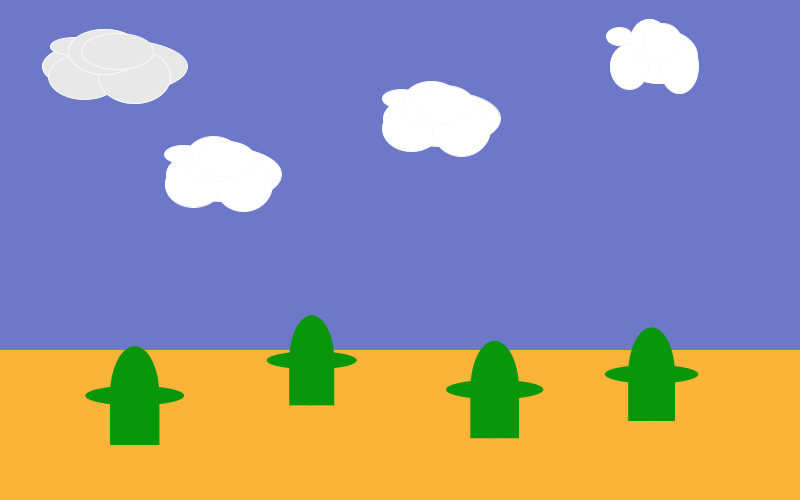
Frame 1 (no input)
Frame 60 (the mouse pressed at the canvas centre just before this capture): identical to frame 1, image omitted
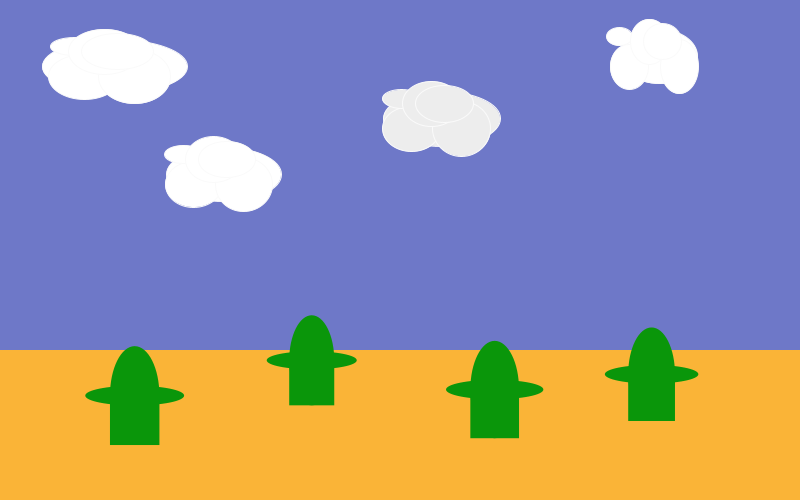
Frame 120 (the mouse held since frame 60 and released just before this capture)

The Processing sketch that drew these frames (run headless with seeded random() and noise(); from frame 60 on, the mouse is pressed at the canvas centre):

// Processing sketch: processing_73127
// ── processing_73127.pde

//*****************************************
//*Assignment 3
//*Bryce Lewis
//*bklewis@brynmawr.edu
//*CS 110 - Section 1
//*10/3/2012
//*This program draws a desert with cacti and clouds.
//*When the mouse is over the sky, it grows dim.
//*When the mouse approaches a cloud, it darkens.
//*Clicking a cloud creates lightning.
//*****************************************

//cloud and lightning variables
float x = random(50,150);
float y = random(20,200);
float objectWidth = random(50,150);
float objectHeight = objectWidth/4;

float x2 = random(200,300);
float y2 = random(20,200);
float objectWidth2 = random(75,200);
float objectHeight2 = objectWidth/4;

float x3 = random(350,550);
float y3 = random(20,200);
float objectWidth3 = random(75,200);
float objectHeight3 = objectWidth/4;

float x4 = random(650,750);
float y4 = random(20,200);
float objectWidth4 = random(75,200);
float objectHeight4 = objectWidth/4;

//cactus variables
float a = random(100,200);
float b = random(350,450);
float objectWidthc = b/8;
float objectHeightc = objectWidthc*2;

float a2 = random(250,350);
float b2 = random(350,450);
float objectWidthc2 = b2/8;
float objectHeightc2 = objectWidthc2*2;

float a3 = random(400,500);
float b3 = random(350,450);
float objectWidthc3 = b3/8;
float objectHeightc3 = objectWidthc3*2;

float a4 = random(650,750);
float b4 = random(350,450);
float objectWidthc4 = b4/8;
float objectHeightc4 = objectWidthc4*2;


//set up of desert
void setup(){
  frameRate(20);
  size(800,500);
  background(250,200,0);
  noStroke();
  smooth();
}


//the sky is dark or clear
void draw(){
  noStroke();
  if(mouseY>-1){
  background(250,180,55);
  
  if(mouseY>350){
    fill(80,190,255);
  }
   else if(mouseY<351){
      fill(110,120,200);
    }
  rect(0,0,800,350);
  }

  //calling cloud functions
  drawCloud(x,y,objectWidth,objectHeight);
  drawCloud(x2,y2,objectWidth2,objectHeight2);
  drawCloud(x3,y3,objectWidth3,objectHeight3);
  drawCloud(x4,y4,objectWidth4,objectHeight4);
  
  //calling cactus functions
  drawCactus(a,b,objectWidthc,objectHeightc);
  drawCactus(a2,b2,objectWidthc2,objectHeightc2);
  drawCactus(a3,b3,objectWidthc3,objectHeightc3);
  drawCactus(a4,b4,objectWidthc4,objectHeightc4);
}

//lightning appears for the cloud that is clicked
void mousePressed(){
  if ((mouseX > x-objectWidth/2) && (mouseX < x + objectWidth/2)
  && (mouseY > y-objectHeight) && (mouseY < y + objectHeight)){
    drawLightning(x,y,objectWidth,objectHeight);
    drawCloud(x,y,objectWidth,objectHeight);
  }
  else if((mouseX > x2-objectWidth2/2) && (mouseX < x2 + objectWidth2/2)
  && (mouseY > y2-objectHeight2) && (mouseY < y2 + objectHeight2)){
    drawLightning(x2,y2,objectWidth2,objectHeight2);
    drawCloud(x2,y2,objectWidth2,objectHeight2);
  }
  else if((mouseX > x3-objectWidth3/2) && (mouseX < x3 + objectWidth3/2)
  && (mouseY > y3-objectHeight3) && (mouseY < y3 + objectHeight3)){
    drawLightning(x3,y3,objectWidth3,objectHeight3);
    drawCloud(x3,y3,objectWidth3,objectHeight3);
  }
  else if((mouseX > x4-objectWidth4/2) && (mouseX < x4 + objectWidth4/2)
  && (mouseY > y4-objectHeight4) && (mouseY < y4 + objectHeight4)){
    drawLightning(x4,y4,objectWidth4,objectHeight4);
    drawCloud(x4,y4,objectWidth4,objectHeight4);
  }
}

//cloud function
void drawCloud(float x, float y, float objectWidth, float objectHeight){
  float d = dist(x,y,mouseX,mouseY);
  fill(d+100);
  stroke(250);
   ellipse(x,y,objectWidth,objectHeight*1.5);
   ellipse(x-30,y+10,objectWidth/2,objectHeight*1.25);
   ellipse(x+20,y+10,objectWidth/2,objectHeight*1.5);
   ellipse(x-40,y-20,objectWidth/3,objectHeight/2);
   ellipse(x-10,y-15,objectWidth/2,objectHeight*1.25);
   ellipse(x+3,y-15,objectWidth/2,objectHeight);
}

//lightning function
void drawLightning(float x,float y, float objectWidth, float objectHeight){
    fill(255,255,0);
  beginShape();
    vertex(x-2, y+objectHeight/2);
    vertex(x-objectWidth/2, y+objectHeight*2.5);
    vertex(x+objectWidth/2, y+objectHeight*3.5);
    vertex(x-objectWidth/2, y+objectHeight*6);
    vertex(x+objectWidth/2, y+objectHeight*8);
    vertex(x-objectWidth/2+objectWidth/5, y+objectHeight*6);
    vertex(x+objectWidth/2+objectWidth/5, y+objectHeight*3.5);
    vertex(x-objectWidth/2+objectWidth/5, y+objectHeight*2.5);
    vertex(x-2+objectWidth/5, y+objectHeight/2);
    endShape();
}

//cactus function
void drawCactus(float a, float b, float objectWidthc, float objectHeightc){
  fill(10, 150, 10);
  noStroke();
  ellipse(a, b, objectWidthc, objectHeightc);
  ellipse(a, b, 2*objectWidthc, objectHeightc/5);
  rect(a-objectWidthc/2,b,objectWidthc,objectHeightc/2);
}
